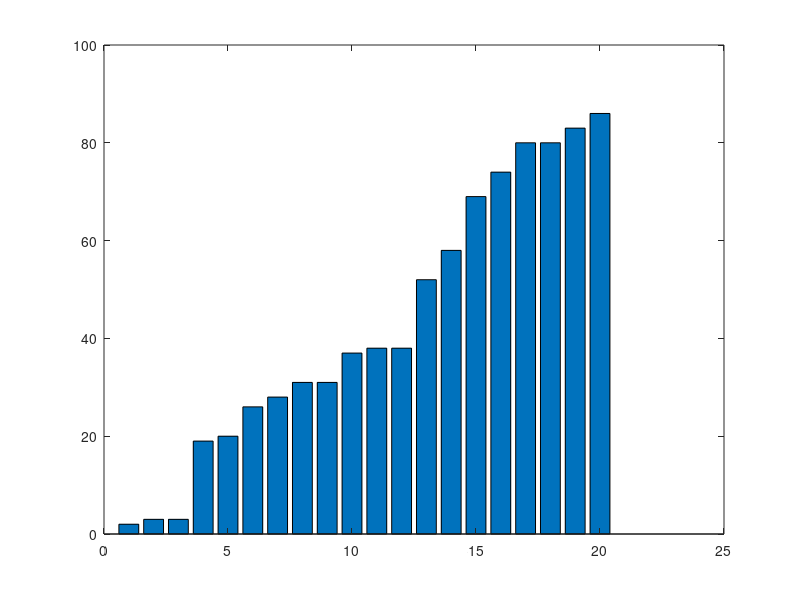

MATLAB code to generate this figure:
% KOMPLEXNI ULOHA - BUBBLE SORT

clear all;
clc;

disp('Pocatecni vektor');
vektor=round(rand(1,20)*100);               % definice nahodneho vektoru
disp(vektor);                               % vypis vektoru


while true                                  % nekonecny cyklus se stop kriteriem jestli je vektor serazeny
  serazeno=true;                            % nastaveni stop kriteria
  
  for i=1:length(vektor)-1                  % iterace pres vsechny prvky vektoru
    
    if vektor(i) > vektor(i+1)             % pokud prvek vlevo je vetsi nez prvek vpravo
      vektor([i,i+1])=vektor([i+1,i]);      % prehozeni poradi prvku vektoru
      serazeno = false;                     % pokud bylo prehozeni pak nastavim flag serazeno na hodnotu FALSE
      bar(vektor);                          % vizualizace
      pause(0.1);                           % pauza
    end
  
  end
  
  if serazeno                               % pokud behem pruchodu vektoru nic nebylo prehozeno tim padem serazeno = TRUE 
    break                                   % ukonceni nekonecneho cyklu while true
  end

end

disp('Vysledny vektor');
disp(vektor);